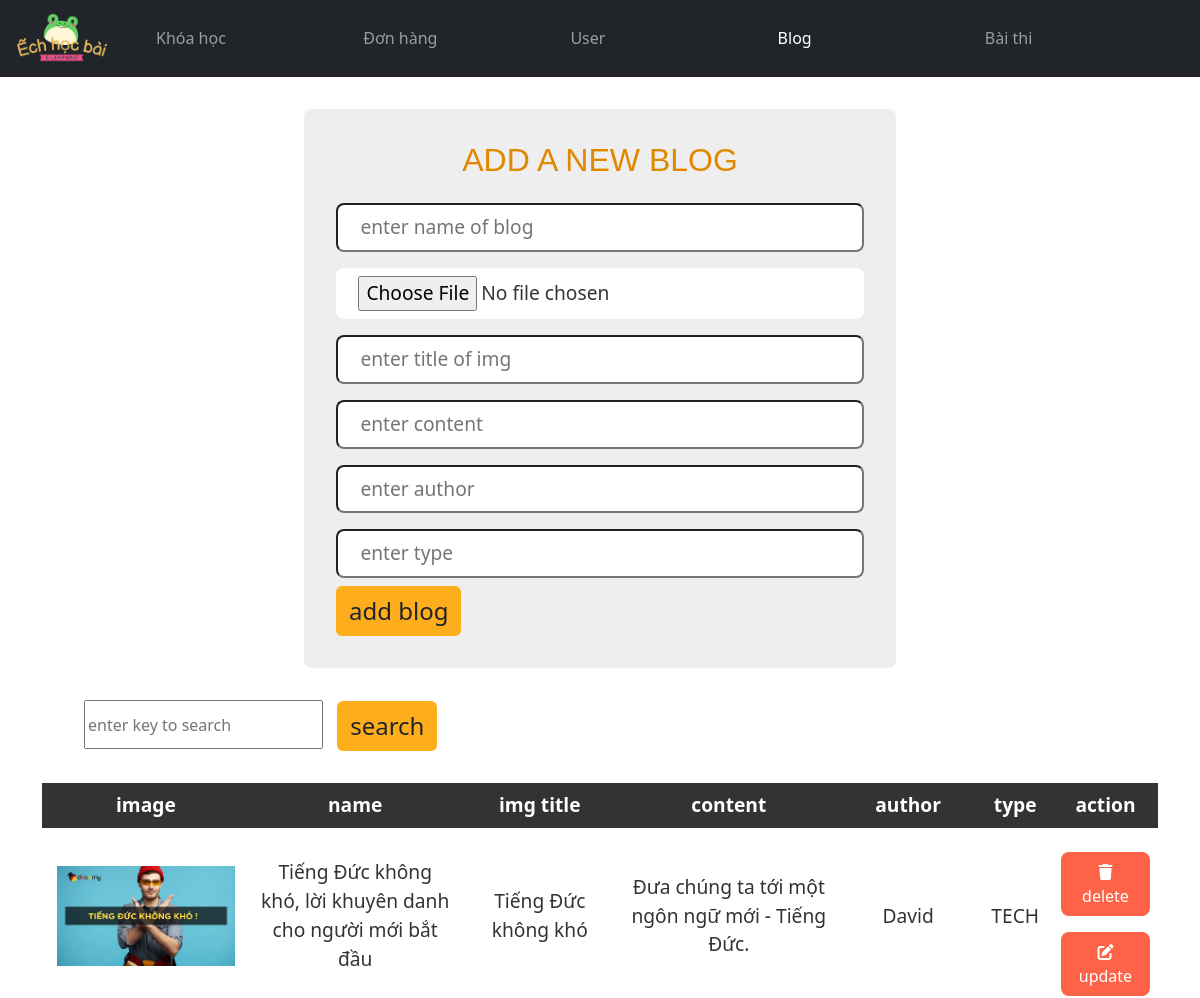
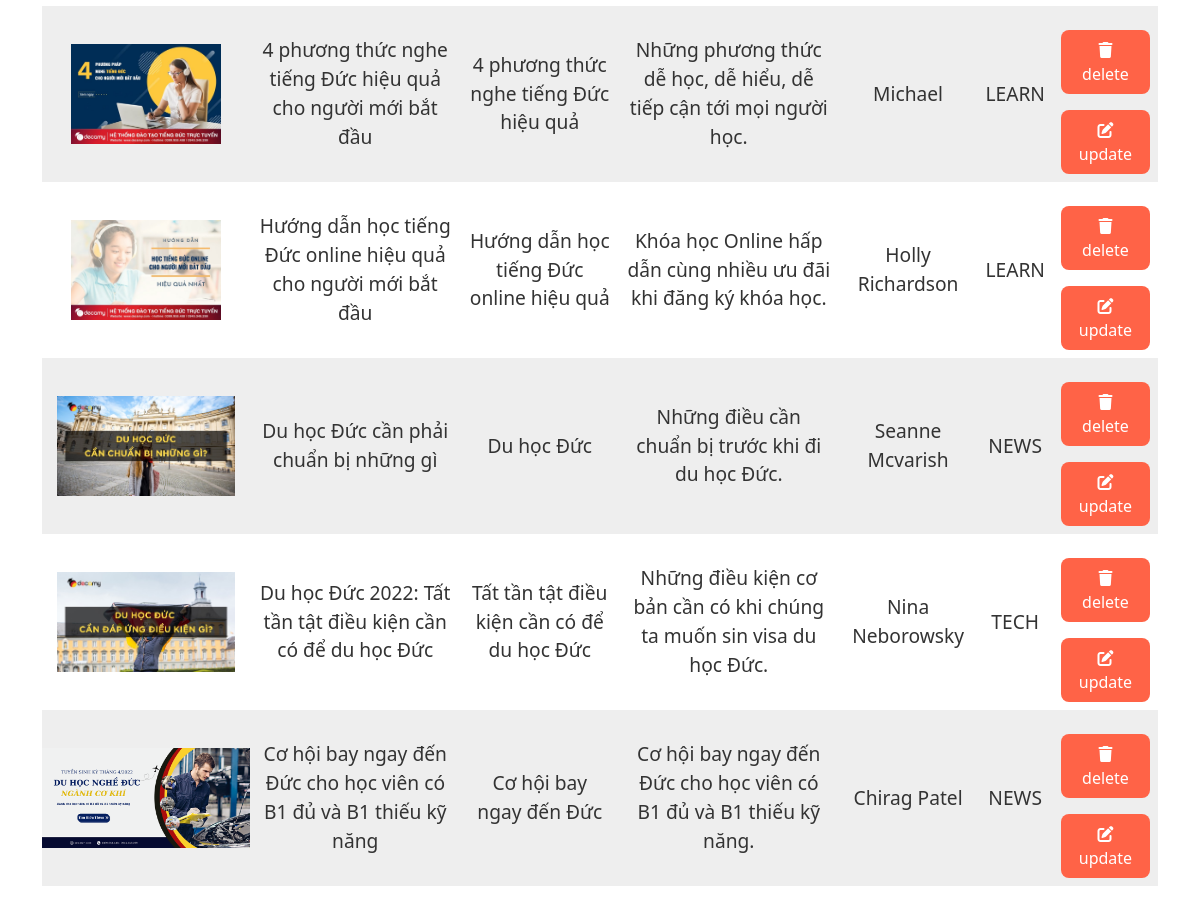
The app's page /admin_blog.php with its own data (2 pictures, top to bottom).
### tables this page shows
CREATE TABLE `blog` (
  `id` int(255) NOT NULL,
  `name` varchar(255) NOT NULL,
  `img` varchar(255) NOT NULL,
  `img_title` varchar(255) NOT NULL,
  `content` varchar(1000) NOT NULL,
  `author` varchar(255) NOT NULL,
  `type` varchar(100) NOT NULL
);

### admin_blog.php (the view, shortened to what this page needs)
<?php
@include 'config.php';
?>
<!DOCTYPE html>
<html lang="en">
<head>
    <link rel="stylesheet" href="https://cdnjs.cloudflare.com/ajax/libs/font-awesome/6.5.1/css/all.min.css" />
    <link href="https://cdn.jsdelivr.net/npm/bootstrap@5.3.2/dist/css/bootstrap.min.css" rel="stylesheet">
    <link rel="stylesheet" href="https://cdn.jsdelivr.net/npm/swiper@11/swiper-bundle.min.css"/>
    <link rel="stylesheet" href="./public/css/style.css">
    <link rel="stylesheet" href="./public/css/admin.css">
</head>
<body>
<?php include 'header_admin.php'; ?>
<div class="container">
    <section>
        <form action="" method="post" class="add-form" enctype="multipart/form-data">
            <h3>add a new blog</h3>
            <input type="text" name="b_name" placeholder="enter name of blog" class="box" required>
            <input type="file" name="b_image" accept="image/png,image/jpg,image/jpeg" class="box" required>
            <input type="text" name="b_img_title" placeholder="enter title of img" class="box" required>
            <input type="text" name="b_content" min="0" placeholder="enter content" class="box" required>
            <input type="text" name="b_author" min="0" placeholder="enter author" class="box" required>
            <input type="text" name="b_type" min="0" placeholder="enter type" class="box" required>
        <input type="submit" value="add blog" name="add_blog" class="btn">
        </form>
    </section>
    <div class="search-form">
        <form action="" method="get">
            <input type="text" name="search" placeholder="enter key to search" class="search box" value="<?php if(isset($_GET["search"])) {echo $_GET["search"]; } ?>">
            <input type="submit" value="search" name="search_user" class="btn">
        </form>
    </div>
    <section class="display-table mt-3">
        <table>
            <thead>
                <th>image</th>
                <th>name</th>
                <th>img title</th>
                <th>content</th>
                <th>author</th>
                <th>type</th>
                <th>action</th>
            </thead>
            <tbody>
                <?php
                if(isset($_GET["search"]) && !empty($_GET["search"])){
                    $key= $_GET["search"];
                    $select_products = mysqli_query($conn,"SELECT *FROM blog WHERE id LIKE '%$key%' OR name LIKE '%$key%' OR img_title LIKE '%$key%' OR content LIKE '%$key%' OR author LIKE '%$key%' OR type LIKE '%$key%' ");
                }else{
                    $select_products = mysqli_query($conn,"SELECT * FROM `blog`");
                }
                if(mysqli_num_rows($select_products) > 0){
                    while($row = mysqli_fetch_assoc($select_products)){
                ?>
                <tr>
                <td><img src="./public/img/<?php echo $row['img']; ?>" height="100" ></td>
                <td><?php echo $row['name']; ?></td>
                <td><?php echo $row['img_title']; ?></td>
                <td><?php echo $row['content']; ?></td>
                <td><?php echo $row['author']; ?></td>
                <td><?php echo $row['type']; ?></td>
                <td>
                    <a href="admin_blog.php?delete=<?php echo $row['id']; ?>" class="delete-btn"
                    onclick="return confirm('are your sure you want to delete this?');"><i
                    class="fas fa-trash"></i>delete</a>
                    <a href="admin_blog.php?edit=<?php echo $row['id']; ?>" class="option-btn"><i
                    class="fas fa-edit"></i>update</a>
                </td>
                </tr>
                <?php
                            }
                    }else{
                        echo "<div class='empty'>no blog added</div>";
                    }
                ?>
            </tbody>
        </table>
    </section>
</div>
</body>
</html>

### header_admin.php (shortened to what this page needs)
<header>
    <nav class="sticky-top navbar navbar-expand-sm navbar-dark bg-dark">
        <div class="container-fluid">
            <a class="navbar-brand" href="index.php"><img src="./public/img/logo.png" alt="Avatar Logo" style="width:100px;" class="rounded-pill"></a>
            <div class="collapse navbar-collapse overflow-auto" id="collapsibleNavbar col-12">
                <ul class="navbar-nav me-auto mb-2 mb-lg-0">
                    <li class="nav-item">
                        <a class="nav-link <?=basename(parse_url($_SERVER['REQUEST_URI'], PHP_URL_PATH)) == 'admin_course.php' ? 'active' : ''?>" href="admin_course.php">Khóa học</a>
                    </li>
                    <li class="nav-item">
                        <a class="nav-link <?=basename(parse_url($_SERVER['REQUEST_URI'], PHP_URL_PATH)) == 'admin_order.php' ? 'active' : ''?>" href="admin_order.php">Đơn hàng</a>
                    </li>
                    <li class="nav-item">
                        <a class="nav-link <?=basename(parse_url($_SERVER['REQUEST_URI'], PHP_URL_PATH)) == 'admin_user.php' ? 'active' : ''?>" href="admin_user.php">User</a>
                    </li>
                    <li class="nav-item">
                        <a class="nav-link <?=basename(parse_url($_SERVER['REQUEST_URI'], PHP_URL_PATH)) == 'admin_blog.php' ? 'active' : ''?>" href="admin_blog.php">Blog</a>
                    </li>
                    <li class="nav-item">
                        <a class="nav-link <?=basename(parse_url($_SERVER['REQUEST_URI'], PHP_URL_PATH)) == 'admin_test.php' ? 'active' : ''?>" href="admin_test.php">Bài thi</a>
                    </li>
                    <li class="nav-item">
                        <a class="nav-link <?=basename(parse_url($_SERVER['REQUEST_URI'], PHP_URL_PATH)) == 'admin_lesson.php' ? 'active' : ''?>" href="admin_lesson.php">Bài học</a>
                    </li>
                </ul>
            </div>
        </div>
    </nav>
</header>

### public/css/style.css (style rules this page uses)
:root { --blue: #2980b9; --red: tomato; --orange: orange; --black: #333; --white: #fff; --bg-color: #eee; --dark-bg: rgba(0, 0, 0, .7); --box-shadow: 0 .5rem 1rem rgba(0, 0, 0, .1); --border: .1rem solid #999; }
ul li { list-style-type: none; }
li { list-style: none; }
ul { list-style-type: none; }
a { text-decoration: none; }
img { vertical-align: middle; border-style: none; }
.search { margin: 0px 50px; }
.nav-item { margin: 0px 20px; }
h1, h2, h3, h4, h5 { font-family: Arial,Helvetica,sans-serif,'Segoe UI','Helvetica Neue'; }
table { border-collapse: collapse; }
.option-btn, .delete-btn { display: block; width: 100%; text-align: center; color: var(--white); font-size: 1rem; padding: 0.2rem 1rem; border-radius: .5rem; cursor: pointer; margin-top: 1rem; margin-top: 0; background-color: var(--red); }

### public/css/admin.css (style rules this page uses)
.nav-item { min-width: 15% !important; }
input.btn { background-color: #fead1d; font-size: 1.5rem; }
.option-btn, .delete-btn { padding: 0.5rem 1rem; margin-top: 1rem; }
.add-form { max-width: 37rem; background-color: var(--bg-color); border-radius: .5rem; padding: 2rem; margin: 0 auto; margin: 2rem auto; }
.add-form h3 { font-size: 2rem; margin-bottom: 1rem; color: #e28800; text-transform: uppercase; text-align: center; }
.add-form .box { text-transform: none; padding: 0.5rem 1.4rem; font-size: 1.2rem !important; color: var(--black); border-radius: .5rem; background-color: var(--white); margin: 0.5rem 0; width: 100%; }
.display-table table { width: 100%; text-align: center; }
.display-table table thead th { padding: 0.5rem; font-size: 1.2rem; background-color: var(--black); color: var(--white); }
.display-table table td { padding: 0.5rem; font-size: 1.2rem; color: var(--black); }
.display-table table td:first-child { padding: 0; }
.display-table table tr:nth-child(even) { background-color: var(--bg-color); }
.display-table { margin-bottom: 3rem; }
.search-form { margin: 2rem; }
.search { height:49px; margin: 0 10px; }

### records on screen
blog: img (picture), name "Tiếng Đức không khó, lời khuyên danh cho người mới bắt đầu", img_title "Tiếng Đức không khó", content "Đưa chúng ta tới một ngôn ngữ mới - Tiếng Đức.", author "David", type "TECH"
blog: img (picture), name "4 phương thức nghe tiếng Đức hiệu quả cho người mới bắt đầu", img_title "4 phương thức nghe tiếng Đức hiệu quả", content "Những phương thức dễ học, dễ hiểu, dễ tiếp cận tới mọi người học.", author "Michael", type "LEARN"
blog: img (picture), name "Hướng dẫn học tiếng Đức online hiệu quả cho người mới bắt đầu", img_title "Hướng dẫn học tiếng Đức online hiệu quả", content "Khóa học Online hấp dẫn cùng nhiều ưu đãi khi đăng ký khóa học.", author "Holly Richardson", type "LEARN"
blog: img (picture), name "Du học Đức cần phải chuẩn bị những gì", img_title "Du học Đức", content "Những điều cần chuẩn bị trước khi đi du học Đức.", author "Seanne Mcvarish", type "NEWS"
blog: img (picture), name "Du học Đức 2022: Tất tần tật điều kiện cần có để du học Đức", img_title "Tất tần tật điều kiện cần có để du học Đức", content "Những điều kiện cơ bản cần có khi chúng ta muốn sin visa du học Đức.", author "Nina Neborowsky", type "TECH"
blog: img (picture), name "Cơ hội bay ngay đến Đức cho học viên có B1 đủ và B1 thiếu kỹ năng", img_title "Cơ hội bay ngay đến Đức", content "Cơ hội bay ngay đến Đức cho học viên có B1 đủ và B1 thiếu kỹ năng.", author "Chirag Patel", type "NEWS"
